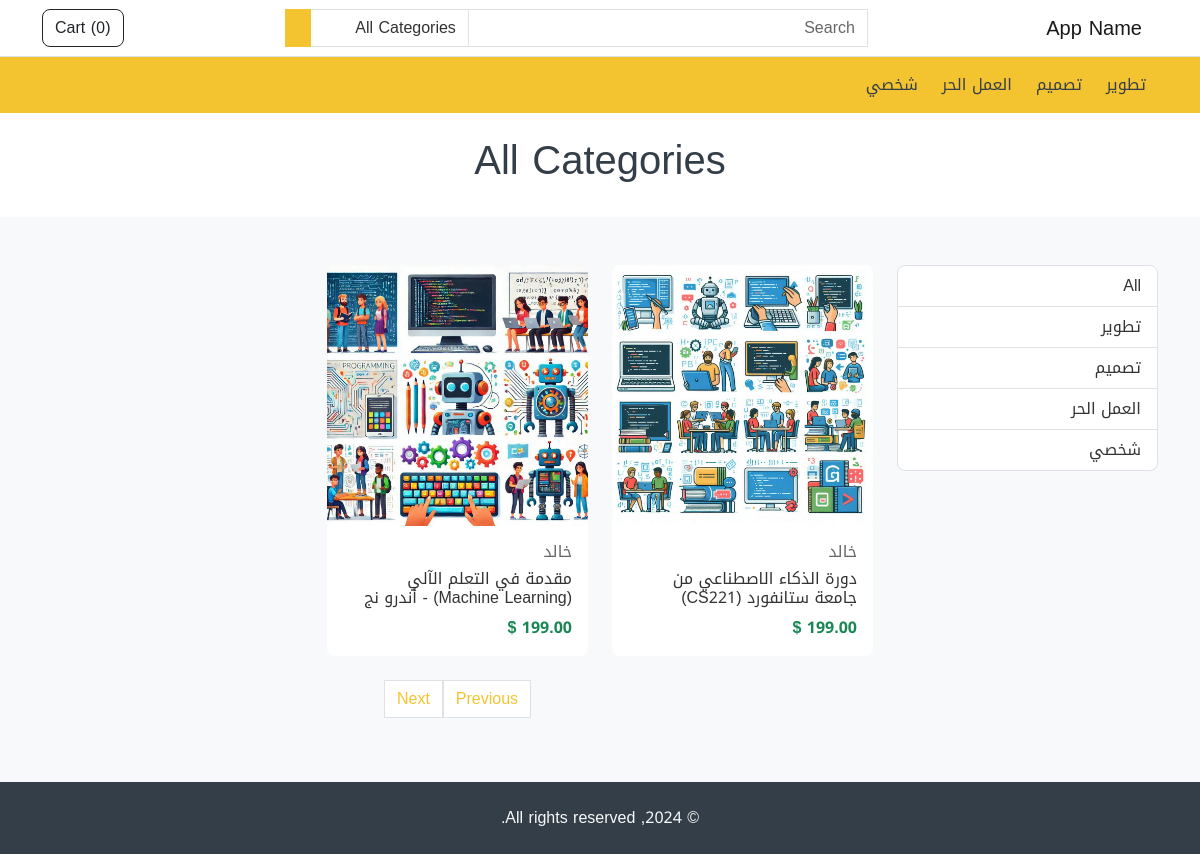
The page /category on the database its author committed.
### store/models.py (models this page shows, shortened)
class Category(models.Model):
    name = models.CharField(max_length=255, unique=True)
    featured = models.BooleanField(default=False)
    order = models.IntegerField(default=1)
    created_at = models.DateTimeField(auto_now_add=True)
    updated_at = models.DateTimeField(auto_now=True)

class Product(models.Model):
    name = models.CharField(max_length=255)
    short_description = models.TextField(null=True)
    description = models.TextField(null=True)
    pdf_file = models.FileField(null=True)
    image = models.ImageField()
    price = models.FloatField()
    featured = models.BooleanField(default=False)
    created_at = models.DateTimeField(auto_now_add=True)
    updated_at = models.DateTimeField(auto_now=True)
    category = models.ForeignKey(Category, on_delete=models.PROTECT)
    author = models.ForeignKey(Author, on_delete=models.SET_NULL, null=True)

class Author(models.Model):
    name = models.CharField(max_length=255)
    bio = models.TextField(null=True)
    created_at = models.DateTimeField(auto_now_add=True)
    updated_at = models.DateTimeField(auto_now=True)

### store/views.py (the view)
# urls.py: path('category', views.category, name='store.category'),
def category(request, cid=None):
    cat = None
    query = request.GET.get('query')
    cid = request.GET.get('category', cid)
    where = {}
    if cid:
        cat = Category.objects.get(pk=cid)
        where['category_id'] = cid  # يجب أن نضع هنا الـ category_id
    if query:
        where['name__icontains'] = query  # استخدم name__icontains بدلاً من name_icontains
    products = Product.objects.filter(**where)
    paginator = Paginator(products, 2)
    page_number = request.GET.get('page')
    page_obj = paginator.get_page(page_number)
    return render(
        request, 'category.html',{
            'page_obj': page_obj,
            'category': cat,
        }
    )

### store/custom_context_processor.py (called while the page is built)
def store_website(request):
    cart = Cart.objects.filter(session=request.session.session_key).last()
    cart_total = 0
    cart_products = []
    if cart:
        cart_products = Product.objects.filter(pk__in=cart.items)
        for item in cart_products:
            cart_total += item.price
    categories = Category.objects.order_by('order')
    return {
        'categories': categories,
        'cart_products': cart_products,
        'cart_total': cart_total
    }

### store/templatetags/my_filters.py (called while the page is built)
def currency(amount):
    return '{:.2f}'.format(amount) + ' $'

### store/templates/category.html (shortened to what this page needs)
{% extends 'base.html' %}
{% load i18n %}
{% block content %}
  {% if category.name %}
      {% include 'common/page_title.html' with title=category.name %}
  {% else %}
      {% include 'common/page_title.html' with title='All Categories' %}
  {% endif %}
      <div class="container my-5">
        <section>
          <div class="row">
            <div class="col-md-3">
              <div class="list-group">
                <a href="{% url 'store.category' %}"
                   class="list-group-item list-group-item-action d-flex justify-content-between align-items-center">
                  {% trans 'All' %}
                </a>
                {% for category in categories %}
                <a href="{% url 'store.category' category.id %}"
                  class="list-group-item list-group-item-action d-flex justify-content-between align-items-center">
                  {{ category.name }}
                </a>
                {% endfor %}
              </div>
            </div>
            <div class="col-md-9">
              <div class="row">
                {% for product in page_obj %}
                <div class="col-md-4">
                    {% include 'common/product_card.html' with product=product %}
                </div>
                {% endfor %}
              </div>
              {% if page_obj.paginator.count > 0 %}
                  <nav>
                    <ul class="pagination justify-content-center">
                      {% if page_obj.has_previous %}
                          <li><a
                              class="page-link" href="?page={{ page_obj.previous_page_number }}" tabindex="-1" aria-disabled="true">{% trans 'Previous' %}</a>
                          </li>
                          {% else %}
                            <li>
                              <a class="page-link" href="#" tabindex="-1" aria-disabled="true">{% trans 'Previous' %}</a>
                            </li>
                          {% endif %}
                            {% if page_obj.has_next %}
                          <li><a
                              class="page-link" href="?page={{ page_obj.next_page_number }}" tabindex="-1" aria-disabled="true">{% trans 'Next' %}</a>
                          </li>
                          {% else %}
                            <li>
                              <a class="page-link" href="#" tabindex="-1" aria-disabled="true">{% trans 'Next' %}</a>
                            </li>
                          {% endif %}
                        </ul>
                      </nav>
              {% endif %}
            </div>
            </div>
        </section>
      </div>
{% endblock  %}

### store/templates/partials/header.html (shortened to what this page needs)
{% load i18n %}
<nav class="navbar navbar-expand-lg navbar-light bg-white border-bottom">
      <div class="container">
        <a class="navbar-brand" href="/">
            {% trans 'App Name' %}
        </a>
        <div class="collapse navbar-collapse mt-2 mt-lg-0" id="navbarSupportedContent">
          {% include 'partials/header_search.html' %}
          <ul class="navbar-nav my-2 my-lg-0">
            <li class="nav-item">
              <a href="{% url 'store.cart' %}" class="btn btn-outline-dark" type="button">
                {% trans 'Cart' %} (<span id="cart-items-count">{{ cart_products|length }}</span>)
              </a>
            </li>
          </ul>
        </div>
      </div>
    </nav>
    <nav class="navbar navbar-expand-lg navbar-light bg-primary">
      <div class="container">
        <div
          class="collapse navbar-collapse mt-2 mt-lg-0" id="navbarSupportedContent">
          <ul class="navbar-nav my-2 my-lg-0">
            {% for category in categories %}
              <li class="nav-item">
                <a class="nav-link mx-1" href="{% url 'store.category' category.id %}" role="button">
                  {{ category.name }}
                </a>
              </li>
            {% endfor %}
          </ul>
        </div>
      </div>
    </nav>

### store/templates/common/product_card.html (shortened to what this page needs)
{% load i18n %}
{% load my_filters  %}
<div class="product card mb-4">
                <img
                  src="{{ product.image.url }}" class="card-img-top" alt="{{ product.name }}"/>
                <div class="card-body">
                  <h6 class="text-muted">{{ product.author.name }}</h6>
                  <h6 class="card-title">{{ product.name }}</h6>
                  <strong class="fw-bold text-success">{{ product.price|currency }}</strong>
                </div>
              </div>

### rows shown on the page
Category: name "تطوير"
Category: name "تصميم"
Category: name "العمل الحر"
Category: name "شخصي"
Product: image (picture), author.name "خالد", name "دورة الذكاء الاصطناعي من جامعة ستانفورد (CS221)", price "199.00 $"
Product: image (picture), author.name "خالد", name "مقدمة في التعلم الآلي (Machine Learning) - أندرو نج", price "199.00 $"

### other values the page prints
{{ cart_products|length }} "0"
